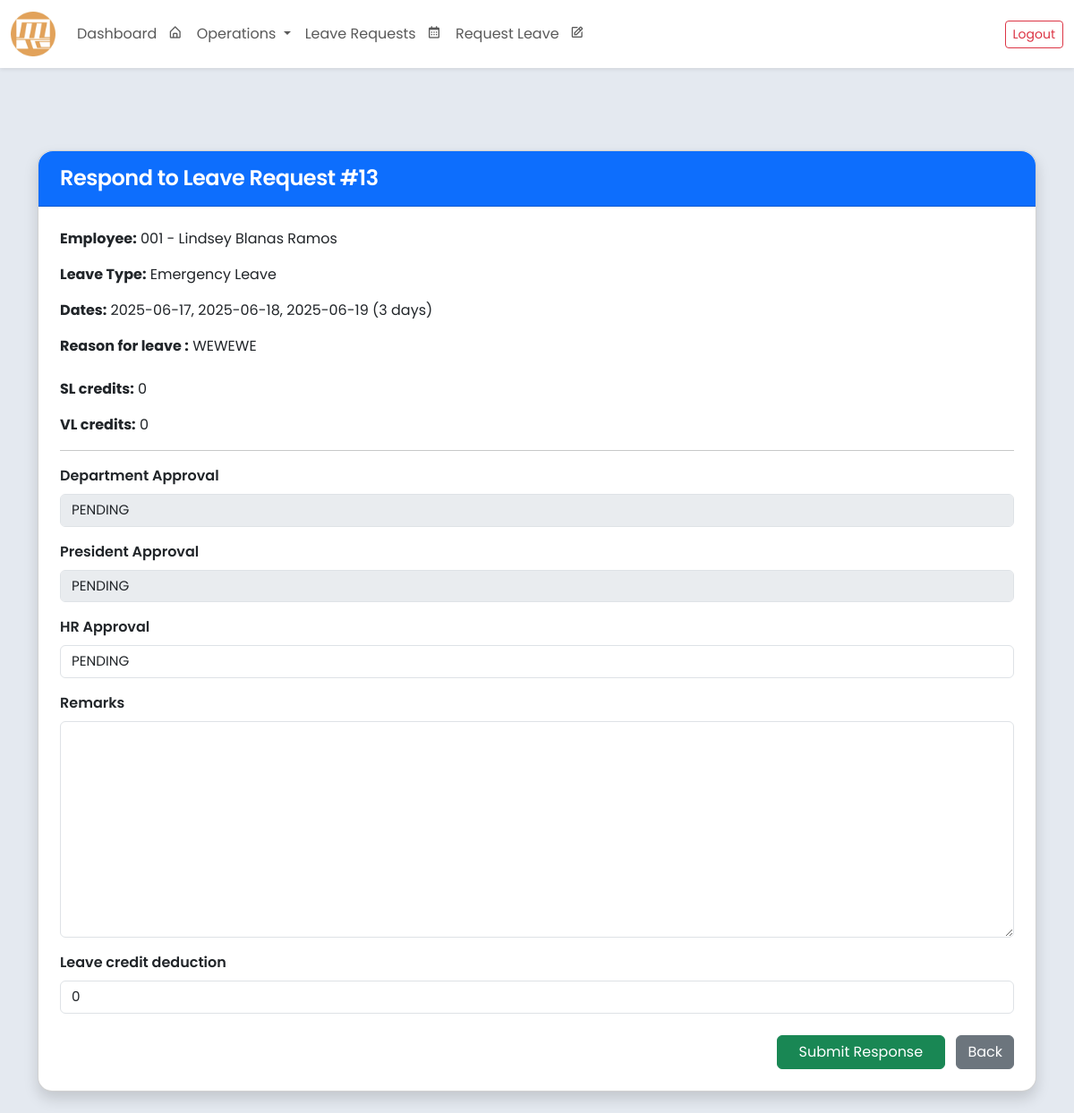
/leave/respond/24/ (signed in), run on the app's committed database.
### core/models.py (models this page shows, shortened)
class LeaveRequest(models.Model):
    class LeaveType(models.TextChoices):
        SICK = 'SICK', 'Sick Leave'
        MATERNITY = 'MATERNITY', 'Maternity Leave'
        PATERNITY = 'PATERNITY', 'Paternity Leave'
        VACATION = 'VACATION', 'Vacation Leave'
        EMERGENCY = 'EMERGENCY', 'Emergency Leave'
    class ApprovalStatus(models.TextChoices):
        PENDING = 'PENDING', 'PENDING'
        APPROVED = 'APPROVED', 'APPROVED'
        REJECTED = 'REJECTED', 'REJECTED'
    employee = models.ForeignKey('Employee', on_delete=models.CASCADE, related_name='leave_requests')
    leave_number = models.PositiveIntegerField(unique=True, editable=False)
    leave_dates = JSONField(default=list, blank=True, null=True)
    reason_for_leave = models.TextField()
    leave_type = models.CharField(max_length=20, choices=LeaveType.choices)
    remarks = models.TextField(blank=True, null=True)
    leave_credit_deduction = models.PositiveIntegerField(default=0)
    deduction_applied = models.BooleanField(default=False)
    department_approval = models.CharField(max_length=10, choices=ApprovalStatus.choices, default=ApprovalStatus.PENDING)
    hr_approval = models.CharField(max_length=10, choices=ApprovalStatus.choices, default=ApprovalStatus.PENDING)
    president_approval = models.CharField(max_length=10, choices=ApprovalStatus.choices, default=ApprovalStatus.PENDING)
    status = models.CharField(max_length=10, choices=ApprovalStatus.choices, default=ApprovalStatus.PENDING)
    paid_dates = models.PositiveIntegerField(default=0)
    unpaid_dates = models.PositiveIntegerField(default=0)
    created_at = models.DateTimeField(auto_now_add=True)

class Employee(models.Model):
    SEX_CHOICES = [
        ('Male', 'Male'),
        ('Female', 'Female'),
        ('Other', 'Prefer not to Say'),
    ]
    ROLE_CHOICES = [
        ('Regular Employee', 'Regular Employee'),
        ('Department Head', 'Department Head'),
        ('Admin(HR)', 'Admin(HR)'),
        ('Supervisor', 'Supervisor'),
        ('President', 'President')
    ]
    STATUS_CHOICES = [
        ('Active', 'Active'),
        ('Inactive', 'Inactive'),
    ]
    employee_id = models.AutoField(primary_key=True)
    company_id = models.CharField(max_length=20, blank=False, unique=True)
    first_name = models.CharField(max_length=100, blank=False)
    middle_name = models.CharField(max_length=100, blank=True, null=True)
    last_name = models.CharField(max_length=100, blank=False)
    sex = models.CharField(max_length=20, choices=SEX_CHOICES, blank=False)
    role = models.CharField(max_length=20, choices=ROLE_CHOICES, default='Regular Employee', blank=False)
    status = models.CharField(max_length=10, choices=STATUS_CHOICES, default='Active')
    last_credit_update = models.DateField(null=True, blank=True)
    department = models.ForeignKey(
        Department,
        related_name="employees",
        on_delete=models.SET_NULL,
        null=True,
        blank=True
    )
    contact_number = models.CharField(max_length=15, blank=False)
    date_employed = models.DateField()
    leave_credits = models.IntegerField(default=0, blank=False)
    leave_credits2 = models.IntegerField(default=0, blank=False)
    user_account = models.OneToOneField(User, on_delete=models.SET_NULL, null=True, blank=True, related_name='employee')
    class Meta:
        ordering = ['last_name', 'first_name']
        verbose_name = 'Employee'
        verbose_name_plural = 'Employees'
        db_table = 'employee_table'
    def __str__(self):
        return f"{self.company_id} - {self.first_name} {self.middle_name if self.middle_name else ''} {self.last_name}"

### core/views.py (the view)
# urls.py: path('leave/respond/<int:pk>/', views.respond_leave_request, name='respond_leave_request'),
def respond_leave_request(request, pk):
    leave = get_object_or_404(LeaveRequest, pk=pk)
    leave_days = len(leave.leave_dates)
    if leave.status == 'APPROVED' and leave.deduction_applied:
        messages.info(request, "This leave request has already been finalized.")
        return redirect('gen_leave')
    if request.method == 'POST':
        form = LeaveResponseForm(request.POST, instance=leave)
        if form.is_valid():
            leave = form.save(commit=False)
            if leave.department_approval == 'REJECTED':
                leave.status = 'DENIED'
            elif (leave.department_approval == 'APPROVED' and
                  leave.hr_approval == 'APPROVED' and
                  leave.president_approval == 'APPROVED'):
                if not leave.deduction_applied:
                    total_days = len(leave.leave_dates or [])
                    deduction = leave.leave_credit_deduction or 0  # default to 0 if None
                    paid_count = min(deduction, total_days)
                    unpaid_count = total_days - paid_count
                    leave.paid_dates = paid_count
                    leave.unpaid_dates = unpaid_count
                    if leave.leave_type in ['VACATION', 'EMERGENCY']:
                        leave.employee.leave_credits2 -= deduction
                    else:
                        leave.employee.leave_credits -= deduction
                    leave.employee.save()
                    leave.deduction_applied = True
                leave.status = 'APPROVED'
            else:
                leave.status = 'PENDING'
            leave.save()
            messages.success(request, 'Leave request updated successfully.')
            return redirect('gen_leave')
        else:
            messages.error(request, 'Please correct the errors below and try again.')
    else:
        form = LeaveResponseForm(instance=leave)
    return render(request, 'respond_leave.html', {
        'form': form,
        'leave': leave,
        'leave_days': leave_days
    })

### core/forms.py
class LeaveResponseForm(forms.ModelForm):
    class Meta:
        model = LeaveRequest
        exclude = ['status', 'employee', 'leave_number', 'created_at']
        fields = ['department_approval', 'president_approval', 'hr_approval', 'remarks', 'leave_credit_deduction']
        widgets = {
            'department_approval': forms.Select(attrs={'class': 'form-select'}),
            'hr_approval': forms.Select(attrs={'class': 'form-select'}),
            'president_approval': forms.Select(attrs={'class': 'form-select'}),
            'status': forms.Select(attrs={'class': 'form-select'}),
        }

### core/templates/respond_leave.html (shortened to what this page needs)
{% extends "base.html" %}
{% load widget_tweaks %}
{% block content %}
<div class="container mt-5">
    <div class="card shadow rounded-4">
        <div class="card-header bg-primary text-white rounded-top-4 py-3 px-4">
            <h4 class="mb-0">Respond to Leave Request #{{ leave.leave_number }}</h4>
        </div>
        <div class="card-body px-4 py-4">
            <div class="mb-4">
                <p><strong>Employee:</strong> {{ leave.employee }}</p>
                <p><strong>Leave Type:</strong> {{ leave.get_leave_type_display }}</p>
                <p><strong>Dates:</strong> {{ leave.leave_dates|join:", " }} ({{ leave_days }} day{% if leave_days > 1 %}s{% endif %})</p>
                <p><strong>Reason for leave :</strong> {{ leave.reason_for_leave }}</p>
            </div>
            <div>
                <p><strong>SL credits:</strong> {{ leave.employee.leave_credits }}</p>
                <p><strong>VL credits:</strong> {{ leave.employee.leave_credits2 }}</p>
            </div>
            <hr>
            <form method="post" novalidate>
                <div class="mb-3">
                    <label class="form-label fw-semibold" for="{{ form.department_approval.id_for_label }}">Department Approval</label>
                    {% if user.employee.leave_departments.exists %}
                        {% render_field form.department_approval class="form-control" %}
                    {% else %}
                        {% render_field form.department_approval class="form-control" disabled="disabled" %}
                    {% endif %}
                </div>
                <div class="mb-3">
                    <label class="form-label fw-semibold" for="{{ form.president_approval.id_for_label }}">President Approval</label>
                    {% if user.employee.role == "President" %}
                        {% render_field form.president_approval class="form-control" %}
                    {% else %}
                        {% render_field form.president_approval class="form-control" disabled="disabled" %}
                    {% endif %}
                </div>
                <div class="mb-3">
                    <label class="form-label fw-semibold" for="{{ form.hr_approval.id_for_label }}">HR Approval</label>
                    {% if user.employee.department.name == "Human Resources" %}
                        {% render_field form.hr_approval class="form-control" %}
                    {% else %}
                        {% render_field form.hr_approval class="form-control" disabled="disabled" %}
                        <input type="hidden" name="{{ form.hr_approval.name }}" value="{{ form.hr_approval.value }}">
                    {% endif %}
                </div>
                    {% for field in form %}
                        {% if field.name != 'department_approval' and field.name != 'hr_approval' and field.name != 'president_approval' %}
                            <div class="mb-3">
                                <label class="form-label fw-semibold" for="{{ field.id_for_label }}">{{ field.label }}</label>
                                {% render_field field class="form-control" %}
                            </div>
                        {% endif %}
                    {% endfor %}
                <div class="text-end mt-4">
                    <button type="submit" class="btn btn-success px-4">Submit Response</button>
                    <a href="{% url 'gen_leave' %}" class="btn btn-secondary ms-2">Back</a>
                </div>
            </form>
        </div>
    </div>
</div>
{% endblock %}

### data on the page
LeaveRequest: leave_number "13", employee "001 - Lindsey Blanas Ramos", leave_type "Emergency Leave", leave_dates "2025-06-17, 2025-06-18, 2025-06-19", reason_for_leave "WEWEWE", employee.leave_credits "0", employee.leave_credits2 "0", department_approval "PENDING", president_approval "PENDING", hr_approval "PENDING", leave_credit_deduction "0"

### other printed values
{{ leave_days }} "3"
{{ field.label }} "Remarks" "Leave credit deduction"
